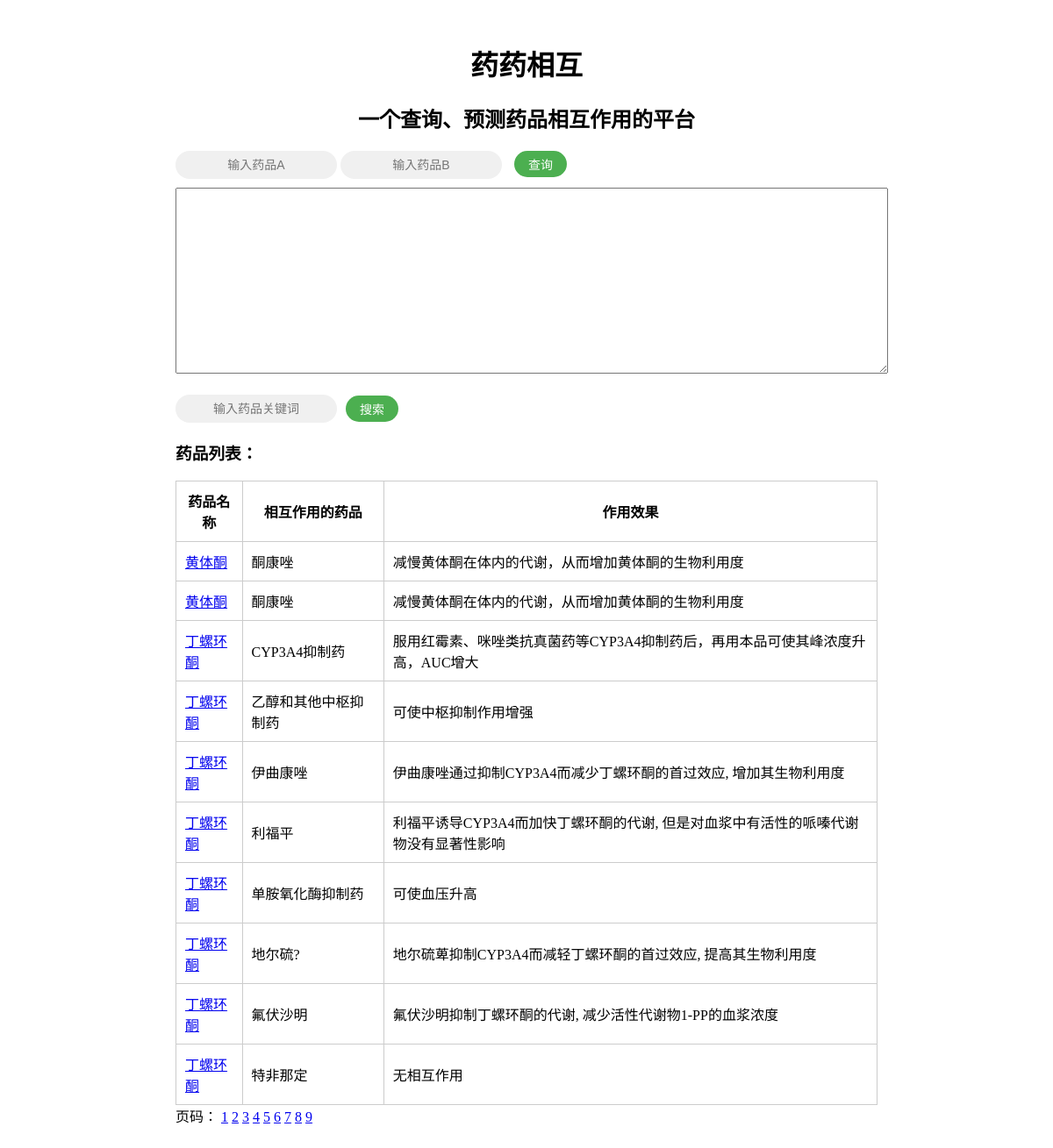
The page / on the database its author committed.
### app/models.py (models this page shows)
class Interaction(models.Model):
    id = models.IntegerField(primary_key=True)
    drug1 = models.CharField(max_length=100)
    drug2 = models.CharField(max_length=100)
    interaction = models.CharField(max_length=200)

### app/views.py (the view)
# urls.py: path('', index),
def index(request):
    if request.method == 'POST':
        medicineA = request.POST['medicine-a']
        medicineB = request.POST['medicine-b']
        interaction = Interaction.objects.filter(drug1=medicineA, drug2=medicineB).all()
        if len(interaction) == 0:
            interaction = Interaction.objects.filter(drug1=medicineB, drug2=medicineA).all()
    page = request.GET.get('page')
    if page == None:
        page = 1
    interactionAll = Interaction.objects.all()
    p = Paginator(interactionAll, 10)
    cuPage = p.page(int(page))
    tmp = int(page)
    if tmp < 5:
        tmp = 5
    if tmp + 5 > len(interactionAll) // 10:
        tmp = len(interactionAll) // 10 - 5
    allPage = [i for i in range(tmp-4, tmp+5)]
    return render(request, 'index.html', locals())

### templates/index.html (shortened to what this page needs)
{% load static %}
<!DOCTYPE html>
<html>
<head>
</head>
<body>
    <div class="container">
        <h1>药药相互</h1>
        <h2 style="text-align: center;">一个查询、预测药品相互作用的平台</h2>
        <div class="search-box">
            <form action="/" method="post">
            <input type="text" id="medicine-a" class="search-input" placeholder="输入药品A" name="medicine-a">
            <input type="text" id="medicine-b" class="search-input" placeholder="输入药品B" name="medicine-b">
            <button id="search-btn" class="search-button">查询</button>
            </form>
        </div>
        <textarea id="result-textarea" class="result-textarea" placeholder="查询结果">
        </textarea>
        <div class="search-box">
            <input type="text" id="medicine-search-input" class="search-input" placeholder="输入药品关键词">
            <button id="medicine-search-btn" class="search-button">搜索</button>
        </div>
        <div class="medicine-list">
            <h3>药品列表：</h3>
            <table>
                <thead>
                    <tr>
                        <th>药品名称</th>
                        <th>相互作用的药品</th>
                        <th>作用效果</th>
                    </tr>
                </thead>
                <tbody>
                    {% for i in cuPage %}
                        <tr>
                            <td><a href="/detail?name={{ i.drug1 }}">{{ i.drug1 }}</a></td>
                        <td>{{ i.drug2 }}</td>
                        <td>{{ i.interaction }}</td>
                        </tr>
                    {% endfor %}
                </tbody>
            </table>
        <div>
            <span>页码：</span>
            {% for i in allPage %}
                <a href="/?page={{ i }}">{{ i }}</a>
            {% endfor %}
        </div>
        </div>
    </div>
</body>
</html>

### templates/index.html (style rules this page uses)
.container { width: 800px; margin: 0 auto; padding: 20px; }
h1 { text-align: center; }
.search-box { margin-top: 20px; display: flex; align-items: center; }
.search-input { width: 180px; height: 30px; line-height: 30px; border-radius: 20px; background-color: #f0f0f0; color: #333; font-size: 14px; text-align: center; outline: none; border: none; }
.search-button { margin-left: 10px; width: 60px; height: 30px; border-radius: 20px; background-color: #4CAF50; color: #fff; font-size: 14px; border: none; cursor: pointer; }
.result-textarea { width: 100%; height: 200px; margin-top: 10px; padding: 5px; font-size: 16px; }
.medicine-list { margin-top: 20px; }
.medicine-list table { width: 100%; border-collapse: collapse; }
.medicine-list th, .medicine-list td { padding: 10px; border: 1px solid #ccc; }

### rows shown on the page
Interaction: drug1 "黄体酮", drug2 "酮康唑", interaction "减慢黄体酮在体内的代谢，从而增加黄体酮的生物利用度"
Interaction: drug1 "黄体酮", drug2 "酮康唑", interaction "减慢黄体酮在体内的代谢，从而增加黄体酮的生物利用度"
Interaction: drug1 "丁螺环酮", drug2 "CYP3A4抑制药", interaction "服用红霉素、咪唑类抗真菌药等CYP3A4抑制药后，再用本品可使其峰浓度升高，AUC增大"
Interaction: drug1 "丁螺环酮", drug2 "乙醇和其他中枢抑制药", interaction "可使中枢抑制作用增强"
Interaction: drug1 "丁螺环酮", drug2 "伊曲康唑", interaction "伊曲康唑通过抑制CYP3A4而减少丁螺环酮的首过效应, 增加其生物利用度"
Interaction: drug1 "丁螺环酮", drug2 "利福平", interaction "利福平诱导CYP3A4而加快丁螺环酮的代谢, 但是对血浆中有活性的哌嗪代谢物没有显著性影响"
Interaction: drug1 "丁螺环酮", drug2 "单胺氧化酶抑制药", interaction "可使血压升高"
Interaction: drug1 "丁螺环酮", drug2 "地尔硫?", interaction "地尔硫萆抑制CYP3A4而减轻丁螺环酮的首过效应, 提高其生物利用度"
Interaction: drug1 "丁螺环酮", drug2 "氟伏沙明", interaction "氟伏沙明抑制丁螺环酮的代谢, 减少活性代谢物1-PP的血浆浓度"
Interaction: drug1 "丁螺环酮", drug2 "特非那定", interaction "无相互作用"

### other values the page prints
{{ i }} "1" "2" "3" "4" "5" "6" "7" "8" "9"
